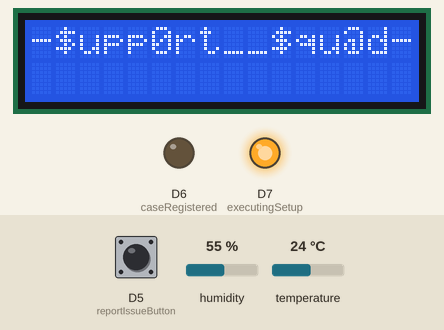
Simulated run of this sketch. Board: ESP8266 (NodeMCU). Parts: 16×2 character LCD, output pins drawn as LEDs (lit = HIGH). Inputs (shaded band) come from the test bench; at power-on: D5 (reportIssueButton) LOW, humidity 55 %, temperature 24 °C. WiFi joins after 1.5 s; servers stay silent unless stated; uploads are accepted with an empty reply; what the sketch prints to the serial monitor is not drawn.

Above: at 0.1 s.
At 7.7 s:
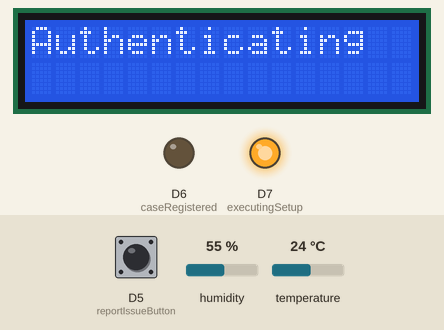
At 14.2 s:
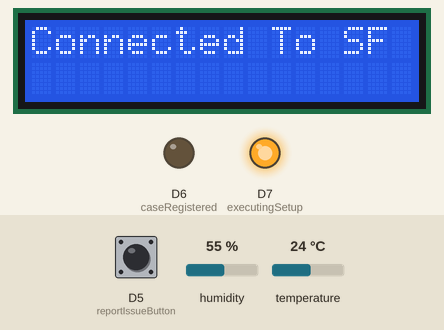
At 25.7 s:
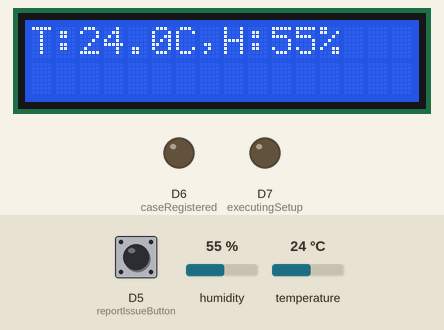
Timing chart, 0 to 27.2 s (numbered marks = the images above):
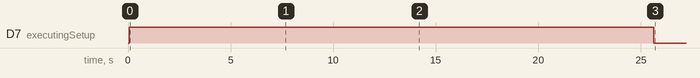

The sketch:

CustomerServiceButton.ino
```cpp
#include <ESP8266WiFi.h>
#include <WiFiManager.h>
#include <ArduinoJson.h>
#include <EEPROM.h>
#include <ESP8266HTTPClient.h>
#include <string.h>
#include <Wire.h>
#include <LiquidCrystal_I2C.h>
#include "DHT.h"        // including the library of DHT11 temperature and humidity sensor
#define DHTTYPE DHT11   // DHT 11
#define dht_dpin 0
DHT dht(dht_dpin, DHTTYPE);
LiquidCrystal_I2C lcd(0x27, 16, 2); // Set the LCD address to 0x27 for a 16 chars and 2 line display


// -------------------------------- AUTO CONNECT MANAGER DATA --------------------------------------------//
char AccessPointName[] = "Home Automation Setup";
char AccessPointPassword[] = "Home@1234";
int logdelay = 3000 ; // Delay In LCD Display
// -------------------------------- AUTO CONNECT MANAGER DATA --------------------------------------------//

// -------------------------------- AUTO CONNECT DEVICE ID DATA--------------------------------------------//
String server = "https://homeautomationalpha-developer-edition.ap4.force.com/services/apexrest/iotservice?deviceid="; //DIRECT SFDC CONNECT &process=PING&deviceparam=29
String serverURL ="";
char shaFingerPrint[]="3A:47:D5:0C:34:B5:A9:E9:38:BA:5B:FB:46:4C:81:57:AD:D5:A5:59";
String deviceIdString="sku-000002";
// -------------------------------- AUTO CONNECT DEVICE ID --------------------------------------------//


WiFiServer DeviceServer(1025);


int executingSetup= 13;
int caseRegistered = 12;                // choose the pin for the LED
int reportIssueButton = 14;               // choose the input pin (for PIR sensor)
int temp =0;
int address = 0;
byte value;
boolean isSetupDebug=true;

const char *DeviceIdInput;
boolean isResetWifiSettings=false;


void setup()
{
  Serial.begin(9600);
  lcd.begin();
  dht.begin();
  lcd.backlight();
  pinMode(executingSetup, OUTPUT);      // declare LED as output
  pinMode(caseRegistered, OUTPUT);      // declare LED as output
  pinMode(reportIssueButton, INPUT);    // declare sensor as input
  digitalWrite(executingSetup, HIGH);
  if(isSetupDebug==true){Serial.println("[setup] Booting Node MCU ");
  lcd_print("-$upp0rt__$qu@d-",logdelay);}
  WiFiManager wifiManager;
  wifiManager.setDebugOutput(true);
  wifiManager.autoConnect(AccessPointName, AccessPointPassword);
  //if(isSetupDebug==true){Serial.printf("[setup] Device Key entered: %s\n", DeviceIdInput);}
  while (WiFi.status() != WL_CONNECTED) {
  delay(500);
  if(isSetupDebug==true){Serial.println("[setup] Attempting to connect to wifi");
  lcd_print("Connecting WIFI",logdelay);}
  }
  if(isSetupDebug==true){Serial.println("[setup] Connected To Wifi");
  lcd_print("WIFI Connected",logdelay);}
  boolean authenticated=false;
  while(authenticated==false){
  if(isSetupDebug==true){Serial.println("[setup] Attempting to authenticate and connect to server");
  lcd_print("Authenticating ",logdelay);}
  authenticated=ConnectToCloud();
  delay(5000);
  }
  lcd_print("Setup Complete",logdelay);
  digitalWrite(executingSetup, LOW);
}

boolean ConnectToCloud()
{
  lcd_print("Connecting SF ",logdelay);
  HTTPClient http;
  char payload[400];
  char requestURLSF[150];
  if(isSetupDebug==true){Serial.println("[ConnectToCloud] DeviceIdInput ::"+deviceIdString);}
  if(isSetupDebug==true){Serial.print("\n[ConnectToCloud] Connecting To Server \n");}
  serverURL=server+deviceIdString;
  serverURL.toCharArray(requestURLSF,serverURL.length()+1);
  if(isSetupDebug==true){Serial.printf("[LOC] Request URL  : %s\n", requestURLSF);}
  if(isSetupDebug==true){Serial.printf("[LOC] Fingerprint  : %s\n", shaFingerPrint);}
  http.begin(requestURLSF,shaFingerPrint);
  int httpCode = http.GET();
  if (httpCode > 0) {
    if(isSetupDebug==true){Serial.printf("[ConnectToCloud] Connection To Server Successful : %d\n", httpCode);}
    if (httpCode == HTTP_CODE_OK) {
      String payloadString = http.getString();
      payloadString.toCharArray(payload, payloadString.length() + 1);
      if(isSetupDebug==true){Serial.printf("[ConnectToCloud] PAYLOAD : %s\n", payload);
      lcd_print("Connected To SF",logdelay);}

   }
  }
  else {
    if(isSetupDebug==true){Serial.printf("[ConnectToCloud] Failed to connect to server, error: %s\n", http.errorToString(httpCode).c_str());
    lcd_print("Connection Failed",logdelay);}
    return false;
  }
  http.end();
  if(isSetupDebug==true){Serial.println("[ConnectToCloud] ConnectToCloud Successful");}
  delay(500);
  return true;
  }


      int counter=0; // Counter for loop to send ping at 1 minute interval
      void loop(){
      float h = dht.readHumidity();
      float t = dht.readTemperature();

     temp = digitalRead(reportIssueButton);
     if(temp == HIGH){
        if(isSetupDebug==true){Serial.printf("[loop] Send Call To Register Case");}
        digitalWrite(caseRegistered, HIGH);
        pingCloud("ERROR",t,h);
        digitalWrite(caseRegistered, LOW);
       }
       if(counter>=60){
        if(isSetupDebug==true){Serial.printf("[loop] Send PING to salesforce");}
        pingCloud("PING",t,h);
        counter=0;
       }
       else{
         if(isSetupDebug==true){Serial.printf("\n[loop] Incrementing Counter");}
          lcd_print_float(t,h);

        counter++;
        delay(100);
       }
       // Code a structure for resetting connection incase of connection loss
}
boolean pingCloud(char *message,float temperature,float humidity)
{
  HTTPClient http;
  char payload[400];
  char requestURLSF[200];
  char charvalueT[5];
  sprintf(charvalueT, "%.1f", temperature);
  char charvalueH[5];
  sprintf(charvalueH, "%.0f", humidity);
  if(isSetupDebug==true){Serial.println("[pingCloud] DeviceIdInput ::"+deviceIdString);}
   if(isSetupDebug==true){Serial.printf("[pingCloud] charvalueT ::%s",charvalueT);}
    if(isSetupDebug==true){Serial.printf("[pingCloud] charvalueH ::%s",charvalueH);}
  serverURL=server+deviceIdString+"&process="+message+"&deviceparam1="+charvalueT+"&deviceparam2="+charvalueH;
  serverURL.toCharArray(requestURLSF,serverURL.length()+1);
  if(isSetupDebug==true){Serial.printf("\n[pingCloud] Request URL  : %s\n", requestURLSF);}
  http.begin(requestURLSF,shaFingerPrint);
  int httpCode = http.GET();
  if (httpCode > 0) {
    if(isSetupDebug==true){Serial.printf("[pingCloud] Connection To Server Successful : %d\n", httpCode);}
      String payloadString = http.getString();
      payloadString.toCharArray(payload, payloadString.length() + 1);
      if(isSetupDebug==true){Serial.printf("[pingCloud] PAYLOAD : %s\n", payload);}
      lcd_print_and_clear(payload,logdelay);
      serverURL="";
  }
}

void lcd_print_and_clear(String message,int delayParam)
{
  lcd.clear();
  lcd.print(message);
  delay(delayParam);
  lcd.clear();
}

void lcd_print(String message,int delayParam)
{
  lcd.clear();
  lcd.print(message);
  delay(delayParam);
}

void lcd_print_float(float tValue,float hValue)
{
  char charvalueT[5];
  sprintf(charvalueT, "%.1f", tValue);
  char charvalueH[5];
  sprintf(charvalueH, "%.0f", hValue);
  lcd.clear();
  lcd.print("T:");
  lcd.print(charvalueT);
  lcd.print("C,H:");
  lcd.print(charvalueH);
  lcd.print("%");
}
```

Measured:
- what the display in image 1 shows lasts 3.0 s, from 7.6 s to 10.6 s
- what the display in image 2 shows lasts 8.5 s, from 14.1 s to 22.6 s
